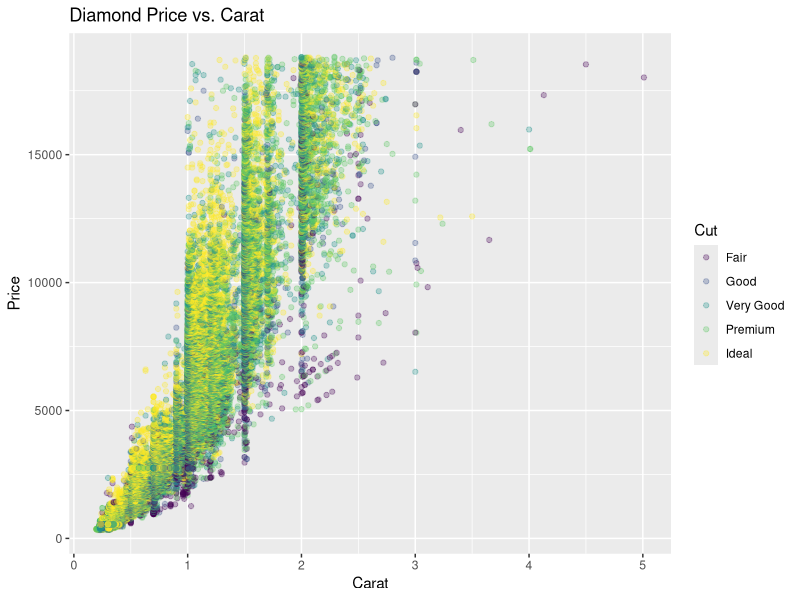

Reproduce this figure in R.
#| title: "Scatterplots: Part 3"
#| description: "The next step in building your plot is to add human-readable labels for the title, x-axis, y-axis and legend."

library(ggplot2)

p <- ggplot(diamonds, aes(x = carat, y = price, colour = cut)) +
  geom_point(alpha = 0.3) +
  labs(
    title = "Diamond Price vs. Carat",
    x = "Carat",
    y = "Price",
    colour = "Cut"
  )

plot(p)
